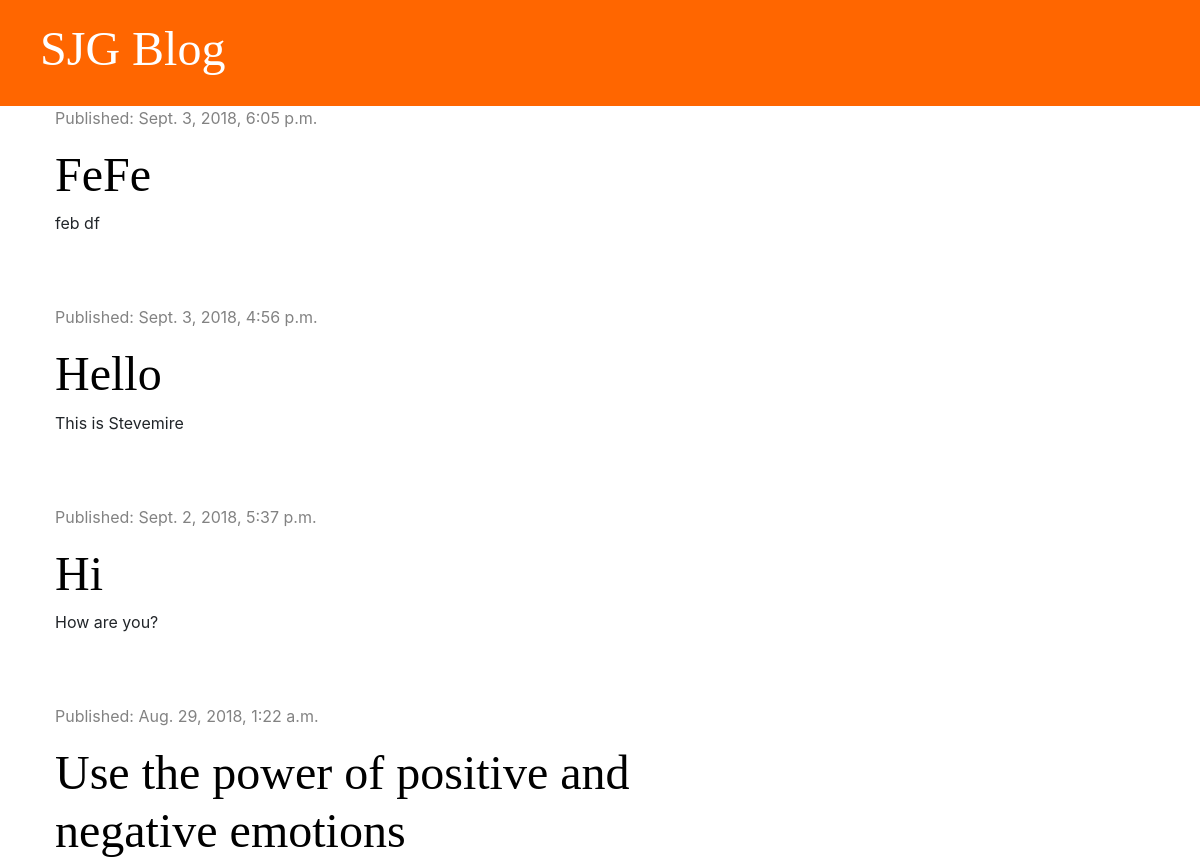
/ (upper part), run on an earlier commit of the app's database.
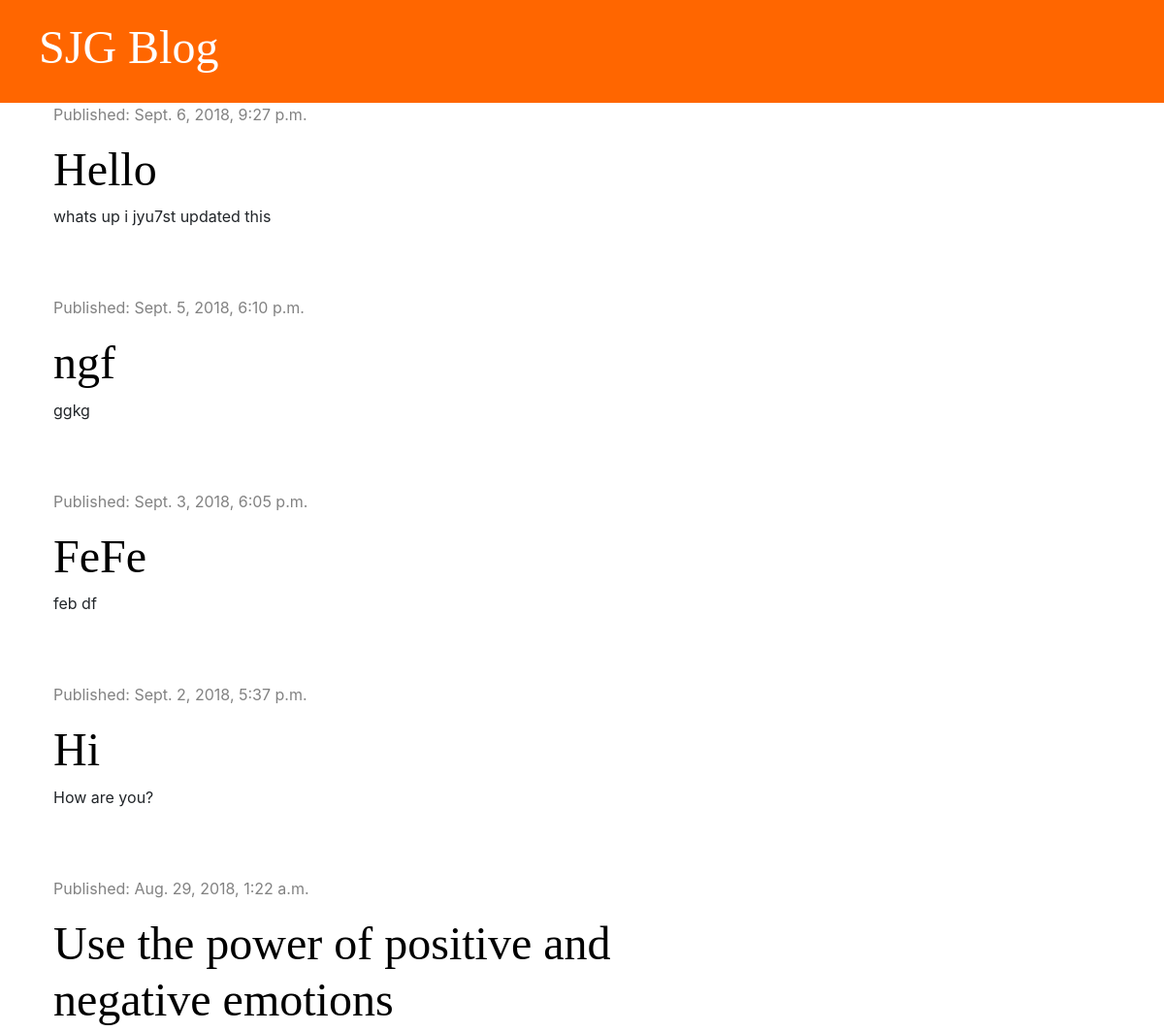
And on a later commit of the database.
### blog/models.py (models this page shows, shortened)
class Post(models.Model):
    author = models.ForeignKey('auth.User', on_delete=models.CASCADE)
    title = models.CharField(max_length=200)
    text = models.TextField()
    created_date = models.DateTimeField(default=timezone.now)
    published_date = models.DateTimeField(blank=True, null=True)

### blog/views.py (the view)
# urls.py: path('', views.post_list, name='post_list'),
def post_list(request):
    post = Post.objects.filter(published_date__lte=timezone.now()).order_by('-published_date')
    stuff_for_frontend = {'post': post}
    return render(request, 'blog/post_list.html', stuff_for_frontend)

### blog/templates/blog/post_list.html
{% extends 'blog/base.html' %}
{% block content %}
    {% for post in post %}
        <div class="post">
            <div class="date">
                <p>Published: {{ post.published_date }}</p>
            </div>
            <h1> <a href="{% url 'post_detail' pk=post.pk %}">{{ post.title }}</a></h1>
            <p>{{ post.text|linebreaksbr }}</p>
        </div>
    {% endfor %}
{% endblock %}

What changed in the data, as far as the page shows it:
changed Post "Hello": published_date "Sept. 3, 2018, 4:56 p.m." → "Sept. 6, 2018, 9:27 p.m."; text "This is Stevemire" → "whats up i jyu7st updated this"; moves up the list
added Post: published_date "Sept. 5, 2018, 6:10 p.m.", title "ngf", text "ggkg"
